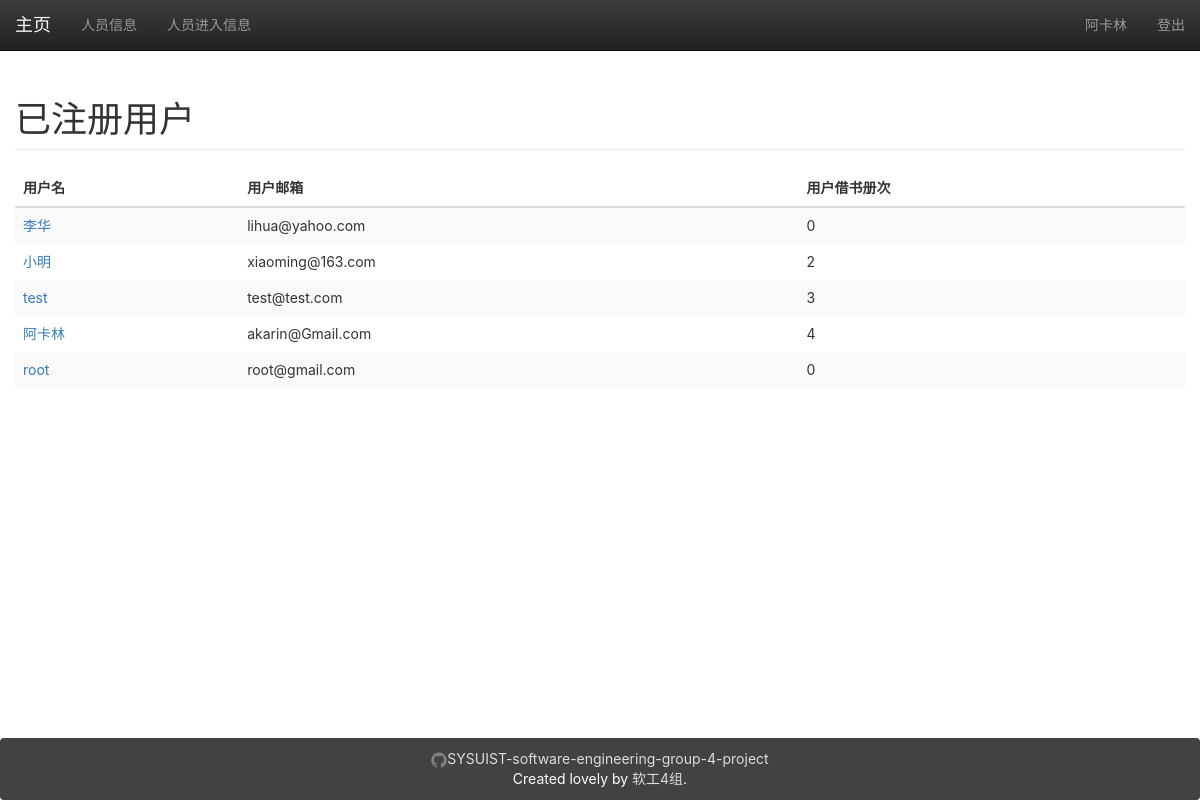
Screenshot of /users/ (signed in) with the database file from the repository.
### Interface/app/models.py (models this page shows, shortened)
class User(UserMixin, db.Model):
    __tablename__ = 'users'
    id = db.Column(db.Integer, primary_key=True)
    email = db.Column(db.String(64), unique=True)
    name = db.Column(db.String(64))
    password_hash = db.deferred(db.Column(db.String(128)))
    major = db.Column(db.String(128))
    role_id = db.Column(db.Integer, db.ForeignKey('roles.id'))
    headline = db.Column(db.String(32), nullable=True)
    about_me = db.deferred(db.Column(db.Text, nullable=True))
    about_me_html = db.deferred(db.Column(db.Text, nullable=True))
    avatar = db.Column(db.String(128))
    member_since = db.Column(db.DateTime(), default=datetime.utcnow)
    @property
    def password(self):
        raise AttributeError('password is not readable attribute')
    def can(self, permissions):
        return self.role is not None and \
               (self.role.permissions & permissions) == permissions
    logs = db.relationship('Log',
                           backref=db.backref('user', lazy='joined'),
                           lazy='dynamic',
                           cascade='all, delete-orphan')
    comments = db.relationship('Comment',
                               backref=db.backref('user', lazy='joined'),
                               lazy='dynamic',
                               cascade='all, delete-orphan')

### Interface/app/main/user/views.py (the view)
@user.route('/')
@login_required
def index():
    page = request.args.get('page', 1, type=int)
    pagination = User.query.order_by(User.id.desc()).paginate(page, per_page=10)
    users = pagination.items
    return render_template("user.html", users=users, pagination=pagination, title=u"已注册用户")

### Interface/app/main/__init__.py (called while the page is built)
@lm.user_loader
def load_user(id):
    return User.query.get(int(id))

### Interface/app/main/index/views.py (called while the page is built)
@main.app_context_processor
def inject_permissions():
    return dict(Permission=Permission)

### Interface/app/main/user/templates/user.html (shortened to what this page needs)
{% extends "base.html" %}
{% from "bootstrap/pagination.html" import render_pagination %}
{% block mycontent %}
    <table class="table table-striped table-hover">
        <h1 class="page-header">{{ title }}</h1>
        <thead>
        <tr>
            <th>用户名</th>
            <th>用户邮箱</th>
            <th>用户借书册次</th>
        </tr>
        </thead>
        <tbody>
        {% for user in users %}
            <tr class="animated fadeIn delay-{{ loop.index0 }}">
                <td><a href="{{ url_for('user.detail',user_id=user.id) }}">{{ user.name }}</a></td>
                <td>{{ user.email }}</td>
                <td>{{ user.logs.count() }}</td>
            </tr>
        {% endfor %}
        </tbody>
    </table>
{% endblock %}

### Interface/app/templates/base.html (shortened to what this page needs)
{%- extends "bootstrap/base.html" -%}
{%- from 'bootstrap/utils.html' import flashed_messages,icon -%}
{%- block styles -%}
    <link href="{{ url_for('static',filename='css/bootstrap.min.css') }}" rel="stylesheet">
    <link href="{{ url_for('static',filename='css/bootstrap-theme.min.css') }}" rel="stylesheet">
    <link href="{{ url_for('static',filename='css/main.css') }}" rel="stylesheet">
{%- endblock -%}
{%- block body_attribs %} class="Site"{%- endblock -%}
{%- block navbar -%}
    <nav class="navbar  navbar-inverse navbar-fixed-top">
        <div class="container-fluid">
            <div class="navbar-header">
                <a class="navbar-brand" href="{{ url_for('main.index') }}">主页</a>
            </div>
            <div class="collapse navbar-collapse" id="bs-example-navbar-collapse-1">
                <ul class="nav navbar-nav">
                    {%- if current_user.is_authenticated -%}
                        <li {%- if request.path == url_for('book.people') %} class="active"{%- endif -%} ><a
                                href="{{ url_for('book.people') }}">人员信息</a></li>
                        <li {%- if request.path == url_for('log.index') %} class="active"{%- endif -%} ><a
                                href="{{ url_for('log.index') }}">人员进入信息</a></li>
                    {%- endif -%}
                </ul>
                <ul class="nav navbar-nav navbar-right">
                    {%- if current_user.is_authenticated -%}
                        <li  >
                            <a href="{{ url_for('user.detail',user_id=current_user.id) }}">{{ current_user.name }}</a>
                        </li>
                        <li><a href="{{ url_for('auth.logout') }}">登出</a></li>
                    {%- else -%}
                        <li><a href="{{ url_for('auth.login') }}">登入</a></li>
                    {%- endif -%}
                </ul>
            </div>
        </div>
    </nav>
{%- endblock -%}
{%- block content -%}
    <main class="container-fluid Site-content">
        {%- block mycontent -%}{%- endblock -%}
    </main>
    <footer class="panel panel-inverse">
        <div id="site-footer-content">
            <div><a href="https://github.com/droid866/SYSUIST-software-engineering-group-4-project" target="_blank"><span
                    class="icon icon--github"></span><span class="username">SYSUIST-software-engineering-group-4-project</span></a></div>
            <span class="line-wrap">Created lovely by <a href="https://github.com/droid866/SYSUIST-software-engineering-group-4-project">软工4组</a>.</span>
        </div>
    </footer>
{%- endblock -%}

### Interface/app/static/css/main.css (style rules this page uses)
html, body { height: 100%; width: 100%; margin: 0; padding: 0; }
.Site { display: -webkit-box; display: -moz-box; display: -ms-flexbox; display: -webkit-flex; display: flex; flex-direction: column; }
.Site-content { -webkit-box-flex: 1 0 auto; -moz-box-flex: 1 0 auto; -webkit-flex: 1 0 auto; -ms-flex: 1 0 auto; flex: 1 0 auto; width: 100%; margin-top: 60px; }
.panel.panel-inverse { -webkit-box-flex: none; -moz-box-flex: none; -webkit-flex: none; -ms-flex: none; flex: none; margin-bottom: 0; background-color: #424242; color: white; text-align: center; padding: 1rem; }
.panel.panel-inverse a { color: #ddd; }
.line-wrap { display: inline-block; }
.icon > svg { display: inline-block; width: 16px; height: 16px; vertical-align: middle; }
html, body, main { font-family: -apple-system, "Helvetica Neue", Helvetica, Arial, sans-serif; }
.animated { -webkit-animation-fill-mode: both; -moz-animation-fill-mode: both; -ms-animation-fill-mode: both; -o-animation-fill-mode: both; animation-fill-mode: both; -webkit-animation-duration: 1s; -moz-animation-duration: 1s; -ms-animation-duration: 1s; -o-animation-duration: 1s; animation-duration: 1s; }
.delay-0 { -webkit-animation-delay: .05s; -moz-animation-delay: .05s; -o-animation-delay: .05s; animation-delay: .05s; }
.delay-1 { -webkit-animation-delay: .10s; -moz-animation-delay: .10s; -o-animation-delay: .10s; animation-delay: .10s; }
.delay-2 { -webkit-animation-delay: .15s; -moz-animation-delay: .15s; -o-animation-delay: .15s; animation-delay: .15s; }
.delay-3 { -webkit-animation-delay: .20s; -moz-animation-delay: .20s; -o-animation-delay: .20s; animation-delay: .20s; }
.delay-4 { -webkit-animation-delay: .25s; -moz-animation-delay: .25s; -o-animation-delay: .25s; animation-delay: .25s; }
.fadeIn { -webkit-animation-name: fadeIn; -moz-animation-name: fadeIn; -o-animation-name: fadeIn; animation-name: fadeIn; }
.table.table-striped { border: none; }
.table.table-striped td { border: none; }

### rows the page displays
User: name "阿卡林", email "akarin@Gmail.com", logs.count "4"
User: name "李华", email "lihua@yahoo.com", logs.count "0"
User: name "小明", email "xiaoming@163.com", logs.count "2"
User: name "test", email "test@test.com", logs.count "3"
User: name "root", email "root@gmail.com", logs.count "0"

### other values shown
{{ title }} "已注册用户"
